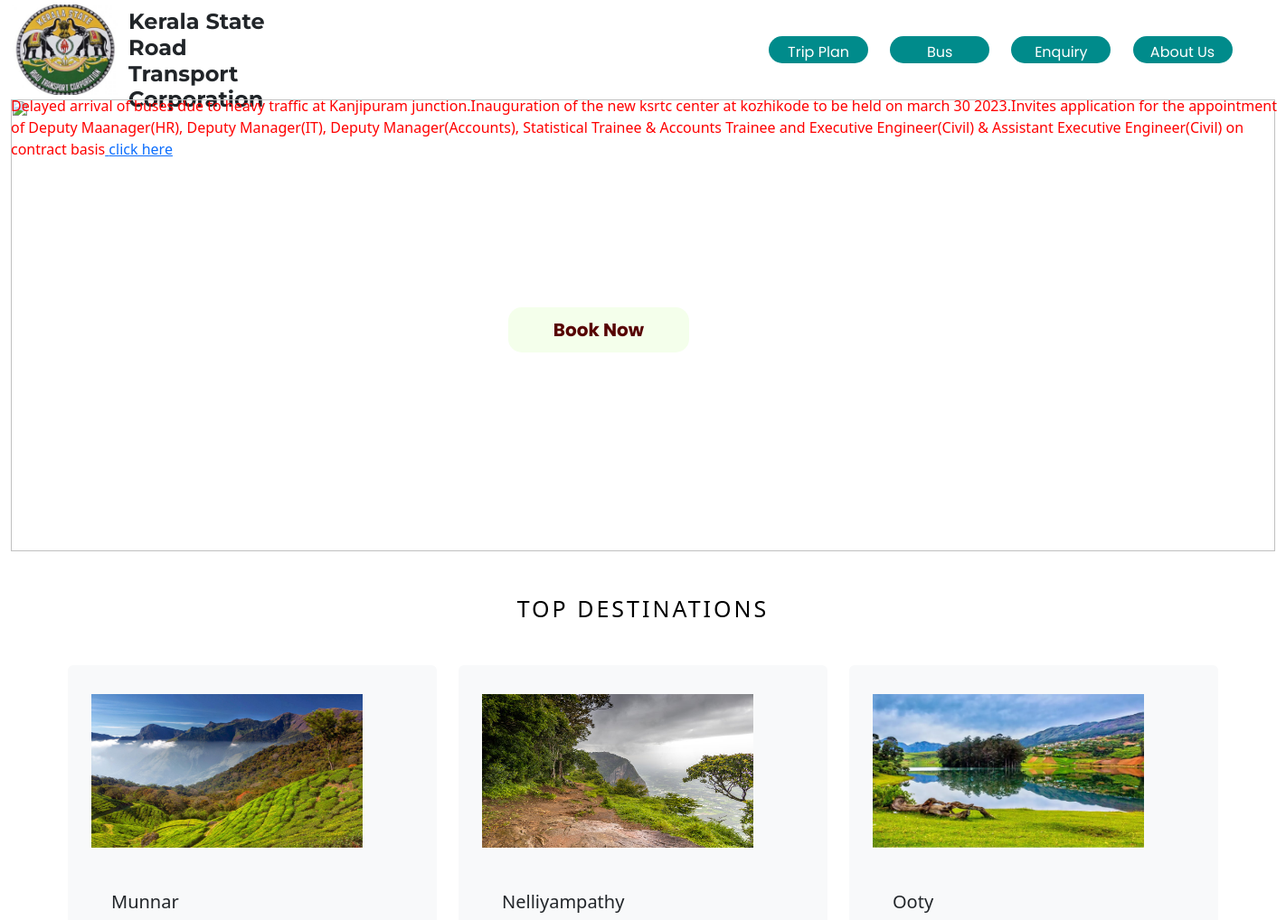
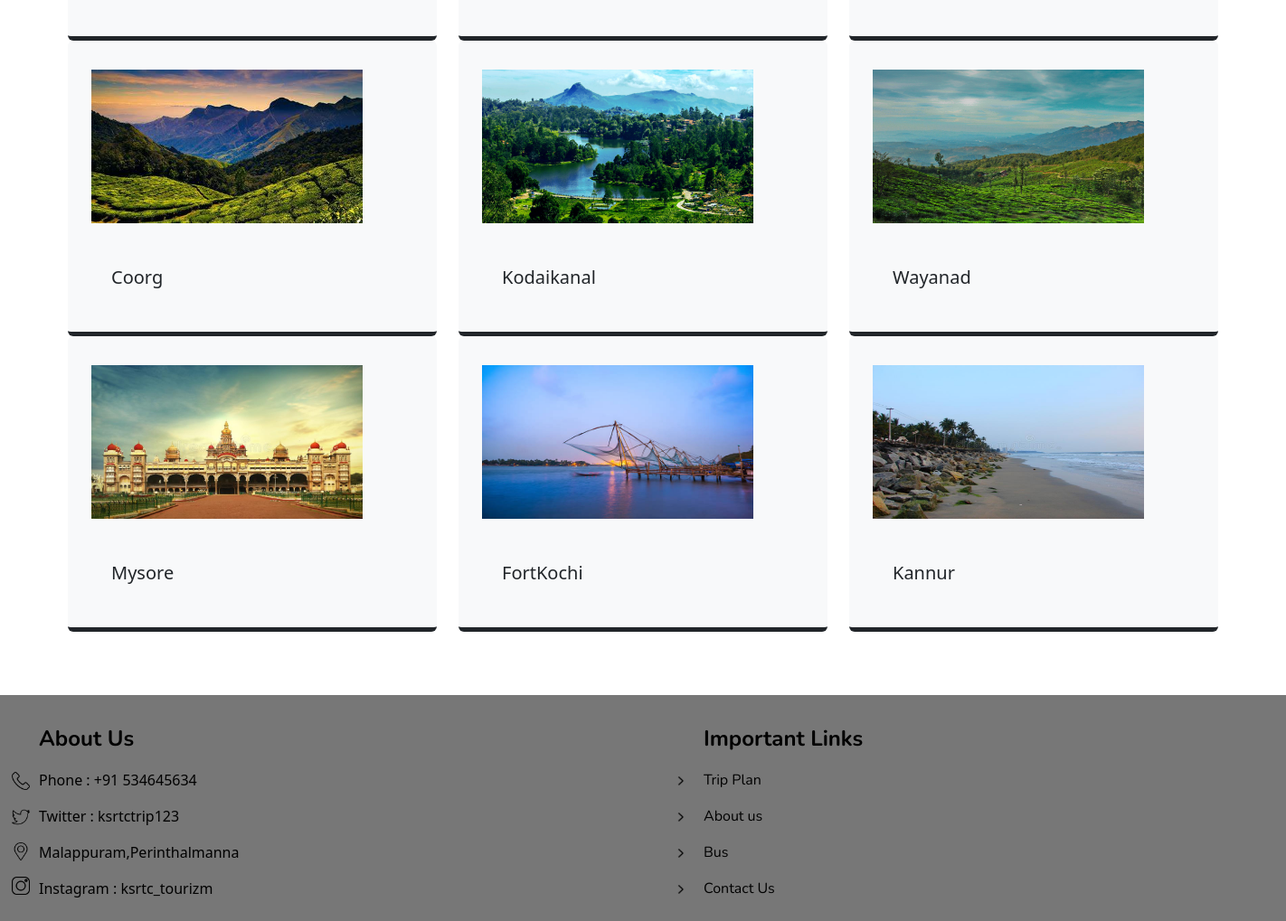
The page / on the database its author committed (2 pictures, top to bottom).
### booking/models.py (models this page shows)
class Dest(models.Model):
    name =  models.CharField(max_length=100)
    desc_big = models.TextField()
    image = models.ImageField(upload_to='media')
    city = models.CharField(null=True,max_length=100)
    price = models.IntegerField(blank=True, default=1)

### booking/views.py (the view)
# urls.py: path('',views.indexa, name='u_homepage'),
def indexa(request):
    root1=Dest.objects.all()
    return render(request, "booking/ksrtctour.html",locals())

### templates/booking/ksrtctour.html (shortened to what this page needs)
{% load static %}
<!DOCTYPE html>
<html lang="en">
<head>
    <link rel="stylesheet" href="{% static '/css/ksrtctour.css' %}">
    <link href="https://cdn.jsdelivr.net/npm/bootstrap@5.2.3/dist/css/bootstrap.min.css" rel="stylesheet">
</head>
<body>
<div class="container-fluid" style="margin-top:10px;height:1300px;">
<div class="header">
<div class="left">
<img src="{% static '/logo.jpeg' %}" style="width:120px;height:100px;margin-top:-5px;">
<h1 id="text" style="font-weight:bold;">Kerala State <br> Road <br> Transport Corporation</h1>
</div>
<div class="right" style="width:600px;margin-left:250px;">
    <button class="btn" onclick="link(this)" value="{% url 'package' %}" style="margin-left:40px;">Trip Plan</button>
    <button class="btn" onclick="link(this)" value="{% url 'signin' %}">Bus</button>
    <button class="btn" onclick="link(this)" value="{% url 'contactus' %}">Enquiry</button>
    <button class="btn" onclick="link(this)" value="{% url 'aboutus' %}">About Us</button>
</div>
<marquee behavior="scroll" scrolldelay="50" style=" position:absolute;margin-top:-5px;z-index: 3; color:red;" direction="left"  onmouseover="this.stop();" onmouseout="this.start();">Delayed arrival of buses due to heavy traffic at Kanjipuram junction.Inauguration of the new ksrtc center at kozhikode to be held on march 30 2023.Invites application for the appointment of Deputy Maanager(HR), Deputy Manager(IT), Deputy Manager(Accounts), Statistical Trainee & Accounts Trainee and Executive Engineer(Civil) & Assistant Executive Engineer(Civil) on contract basis<a href="{% url 'notifications' %}"> click here </a>
</marquee>
<button id="btn" onclick="link(this)" value="{% url 'package' %}" style="font-weight:bold;">Book Now</button>
<div class="container-fluid py-5 wow fadeInUp" data-wow-delay="0.1s">
    <div class="container">
        <div class="text-center mx-auto mb-5" >
            <h5 class="text-black text-uppercase" style="letter-spacing: 3px;color:black;font-size:25px;">Top Destinations</h5>
        </div>
            <div class="container">
                <div class="row">
                    {% for i in root1 %}
                   <div class="col-lg-4 col-md-6 wow zoomIn" data-wow-delay="0.6s">
                       <div class="service-item bg-light border-bottom border-5 border-dark rounded" >
                           <div class="position-relative p-5" style="width:100px;">
                              <div class="position-relative p-5" style="margin-top:-100px;">
                                <a href="{% url 'city_detail' val=i.name%}"><img style= "margin-right:100px;width:300px;height:170px;margin-left:-70px;margin-top:20px;" src="/media/{{i.image}}"/></a>
                              </div>
                              <h5 class="text-dark mb-0" id="city_name">{{i.name}}</h5>
                            </div>
                        </div>
                    </div>
                   {% endfor%}
                </div>
            </div>
<div class="footer" style="margin-top:70px;width:1450px;margin-left:-80px;">
<div class="fleft">
<div class="icons">
    <img src="{% static '/telephone.png' %}" width="20px" height="20px" style="margin-left:30px;margin-top:85px;position:relative;z-index: 2;">
    <img src="{% static '/twitter.png' %}" width="20px" height="20px" style="margin-top:20px;margin-left:30px;position:relative;z-index: 2;">
    <img src="{% static '/pin.png' %}" width="20px" height="20px" style="margin-top:18px;margin-left:30px;position:relative;z-index: 2;">
    <img src="{% static '/inst.png' %}" width="20px" height="20px" style="margin-top:18px;margin-left:30px;position:relative;z-index: 2;">
</div>
<p id="contact" style="color:black;font-weight:bold;font-size:24px">About Us</p>
<p class="details" style="color:black;">Phone : +91 534645634</p>
<p class="details" style="color:black;">Twitter : ksrtctrip123</p>
<p class="details" style="color:black;">Malappuram,Perinthalmanna</p>
<p class="details" style="color:black;">Instagram : ksrtc_tourizm</p>
</div>
<div class="middle">
    <img src="{% static '/1.png' %}" width="20px" height="20px" style="margin-left: 260px;margin-top:85px;position:relative;z-index: 2;">
            <img src="{% static '/1.png' %}" width="20px" height="20px" style="margin-left: 260px;margin-top:20px;position:relative;z-index: 2;">
            <img src="{% static '/1.png' %}" width="20px" height="20px" style="margin-left: 260px;margin-top:20px;position:relative;z-index: 2;">
            <img src="{% static '/1.png' %}" width="20px" height="20px" style="margin-left: 260px;margin-top:20px;position:relative;z-index: 2;">
            </div>
            <div class="fright">
            <p id="implinks" style="margin-top:30px;color:black;font-weight:bold;font-size:24px;">Important Links</p>
            <a href="{% url 'package' %}" style="color:black;text-decoration:none;margin-top:20px;position:relative;z-index:1;" target="_blank"><p class="link">Trip Plan</p></a>
            <a href="{% url 'aboutus' %}" style="color:black;text-decoration:none;margin-top:55px;position:relative;z-index:1" target="_blank"><p class="link">About us</p></a>
            <a href="{% url 'home' %}" style="color:black;text-decoration:none;margin-top:88px;position:relative;z-index:1" target="_blank"><p class="link">Bus</p></a>
            <a href="{% url 'contactus' %}" style="color:black;text-decoration:none;margin-top:120px;position:relative;z-index:1;" target="_blank"><p class="link">Contact Us</p></a>
</div>
</div>
</div>
</body>
</html>

### static/css/ksrtctour.css (style rules this page uses)
.container-fluid { width: 100%; height: 1200px; }
.header { width: 100%; height: 970px; background-color: #fff; }
a { text-decoration: none; color: #000; }
.left { width: 400px; height: 80px; float: left; }
.right { width: 620px; height: 100px; float: right; }
#text { margin-left: 130px; margin-top: -95px; font-family: 'Montserrat',sans-serif; font-size: 24px; }
.btn { font-family: 'Poppins',sans-serif; margin-left: 20px; background-color: darkcyan; width:100px; height: 30px; border-radius: 20px; color: white; border:none; margin-top: 30px; }
#btn { margin-top: 230px; margin-left: 550px; z-index:3; color: #560101; position: absolute; font-family: 'poppins',sans-serif; font-size: 20px; background-color: #F4FFEB; width:200px; height: 50px; border-radius: 15px; border:none; }
.footer { margin-top: 100px; width: 100%; height: 250px; background-color: #777; }
.fleft { position: relative; width: 500px; height: 250px; float: left; z-index: 1; }
.middle { width: 10px; height: 250px; float: left; }
.fright { position: relative; z-index:1; width: 755px; height: 250px; float: right; }
#contact { font-family: 'Nunito',sans-serif; font-size: 20px; padding-left: 60px; padding-top: 30px; }
#implinks { font-family: 'Nunito',sans-serif; font-size: 20px; padding-left: 100px; margin-top: 50px; }
.details { margin-left: 60px; }
.link { font-family: 'Nunito',sans-serif; margin-left: 100px; }
.icons { width: 50px; height: 250px; float: left; }

### templates/booking/ksrtctour.html (style rules this page uses)
.btn { font-family: 'poppins',sans-serif; background-color: darkcyan; width:110px; height: 30px; border-radius: 20px; color: white; border:none; margin-top: 30px; }

### rows shown on the page
Dest: image (picture), name "Munnar"
Dest: image (picture), name "Nelliyampathy"
Dest: image (picture), name "Ooty"
Dest: image (picture), name "Coorg"
Dest: image (picture), name "Kodaikanal"
Dest: image (picture), name "Wayanad"
Dest: image (picture), name "Mysore"
Dest: image (picture), name "FortKochi"
Dest: image (picture), name "Kannur"
